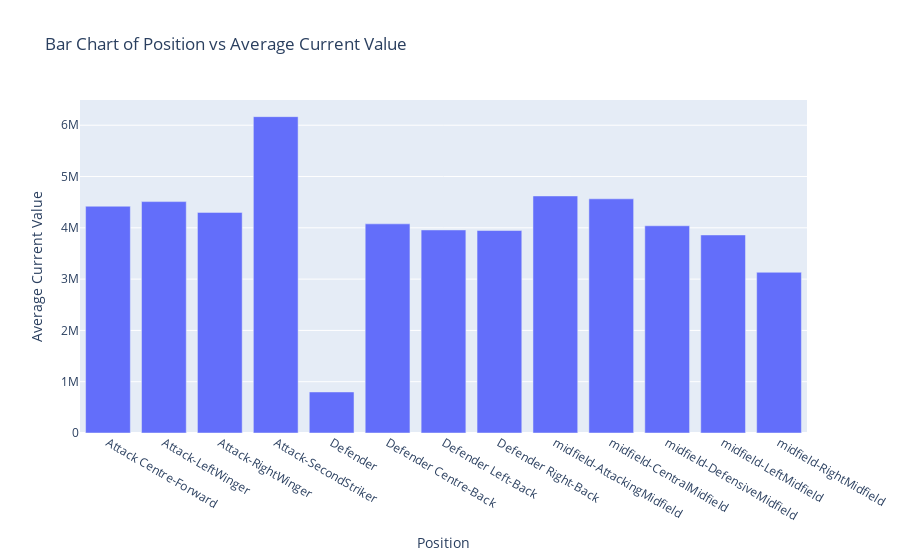

The cell this chart's notebook holds for it:
### Markdown cell above
### As we can observe, the high values for Attack - Second Striker and Midfield - Attacking Midfield positions are due to their roles on the field and their higher goal-scoring rates. Positions like Attack - Second Striker and Midfield - Attacking Midfield have higher average values because of their significant contribution to scoring and creating opportunities.

### Code cell
import plotly.express as px

#mean of current value  
position_avg_value = player.groupby('position')['current_value'].mean().reset_index()
#create bar char
fig = px.bar(position_avg_value, x='position', y='current_value', 
             title='Bar Chart of Position vs Average Current Value',
             labels={'position': 'Position', 'current_value': 'Average Current Value'})
fig.update_layout(xaxis_title='Position', yaxis_title='Average Current Value')
fig.show()

### Figure 1 — Plotly figure (JSON) as saved in the notebook; plotly's stock layout.template omitted (floating-point values rounded to 4 significant figures)
{"data": [{"alignmentgroup": "True", "hovertemplate": "Position=%{x}<br>Average Current Value=%{y}<extra></extra>", "legendgroup": "", "marker": {"color": "#636efa", "pattern": {"shape": ""}}, "name": "", "offsetgroup": "", "orientation": "v", "showlegend": false, "textposition": "auto", "type": "bar", "x": ["Attack Centre-Forward", "Attack-LeftWinger", "Attack-RightWinger", "Attack-SecondStriker", "Defender", "Defender Centre-Back", "Defender Left-Back", "Defender Right-Back", "midfield-AttackingMidfield", "midfield-CentralMidfield", "midfield-DefensiveMidfield", "midfield-LeftMidfield", "midfield-RightMidfield"], "xaxis": "x", "y": [4421000.0, 4511000.0, 4301000.0, 6167000.0, 800000, 4077500, 3959000.0, 3947000.0, 4622000.0, 4565000.0, 4040000.0, 3861000.0, 3133000.0], "yaxis": "y"}], "layout": {"barmode": "relative", "legend": {"tracegroupgap": 0}, "title": {"text": "Bar Chart of Position vs Average Current Value"}, "xaxis": {"anchor": "y", "domain": [0, 1], "title": {"text": "Position"}}, "yaxis": {"anchor": "x", "domain": [0, 1], "title": {"text": "Average Current Value"}}}}
